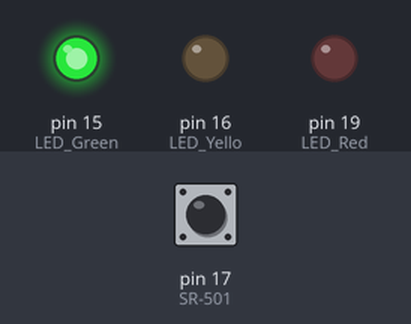
Bench run of a sketch on a simulated Arduino Uno, built with avr-gcc and run on an emulated ATmega328P. On the bench: output pins drawn as LEDs (lit = HIGH). Dashed ring = blinking. The test bench sets the inputs (shaded band); at power-on: pin 17 (SR-501) LOW. What the sketch prints to the serial monitor is not drawn.

Above: at 1.2 s.
1.3 s: pin 17 (SR-501) driven HIGH
At 1.8 s:
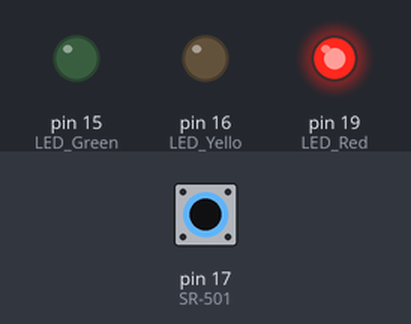
2.8 s: pin 17 (SR-501) driven LOW
At 4.1 s:
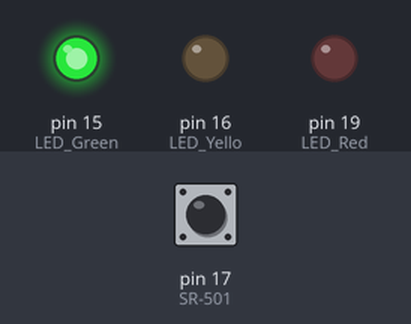
5.8 s: pin 17 (SR-501) pulsed HIGH 2 times (0.12 s each, 0.3 s apart)
At 6.01 s:
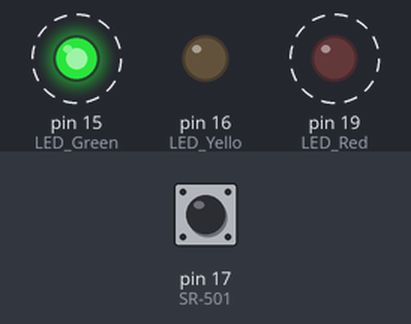
9.4 s: pin 17 (SR-501) pulsed HIGH 2 times (0.12 s each, 0.3 s apart)
At 10.2 s:
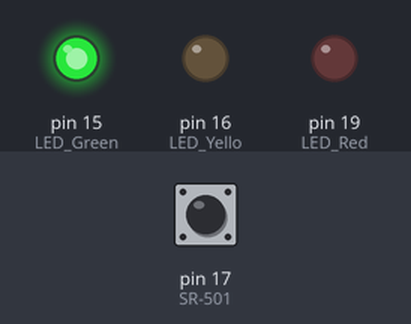
Timing chart, 0 to 12.4 s (numbered marks = the images above; inputs shaded):
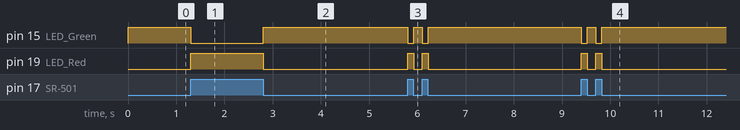

Measured:
- after the input at 1.3 s, pin 15 (LED_Green): HIGH → LOW at once; pin 19 (LED_Red): LOW → HIGH at once
- after the input at 2.8 s, pin 15 (LED_Green): LOW → HIGH at once; pin 19 (LED_Red): HIGH → LOW at once
- after the input at 5.8 s, pin 15 (LED_Green): alternates HIGH for 0.18 s and LOW for 0.12 s, 4 changes in all, then stays HIGH, starting at once; pin 19 (LED_Red): alternates HIGH for 0.12 s and LOW for 0.18 s, 4 changes in all, then stays LOW, starting at once
- after the input at 9.4 s, pin 15 (LED_Green): alternates HIGH for 0.18 s and LOW for 0.12 s, 4 changes in all, then stays HIGH, starting at once; pin 19 (LED_Red): alternates HIGH for 0.12 s and LOW for 0.18 s, 4 changes in all, then stays LOW, starting at once

The sketch:

04_SR-501.ino
```cpp
int LED_Red = 19,LED_Yello = 16,LED_Green = 15;

void setup() {
  Serial.begin(115200);
  pinMode(17, INPUT); //SR-501
  pinMode(LED_Yello, OUTPUT); //yello
  pinMode(LED_Red, OUTPUT); //red
  pinMode(LED_Green, OUTPUT); //green
}

void loop() {
  int value = digitalRead(17);
  if (value == HIGH) {
    Serial.println("有人經過");
    digitalWrite(LED_Red, HIGH);
    digitalWrite(LED_Green, LOW);
  }
  else {
    Serial.println("無人");
    digitalWrite(LED_Green, HIGH);
    digitalWrite(LED_Red, LOW);
  }
}
```
